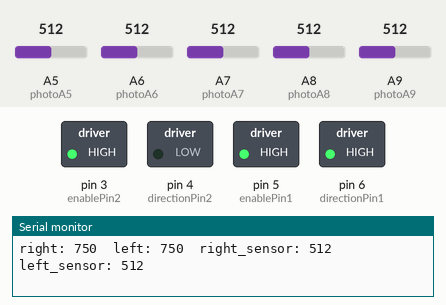
A sketch run on a simulated Teensy 4. On the bench: switched loads named in the sketch (green lamp = pin HIGH), the last lines printed to the serial monitor. The test bench sets the inputs (shaded band); at power-on: A8 (photoA8) = 512, A5 (photoA5) = 512, A6 (photoA6) = 512, A7 (photoA7) = 512, A9 (photoA9) = 512.

Above: at 1.2 s.
1.3 s: A8 (photoA8) set to 411
2.8 s: A8 (photoA8) set to 389
At 3.06 s:
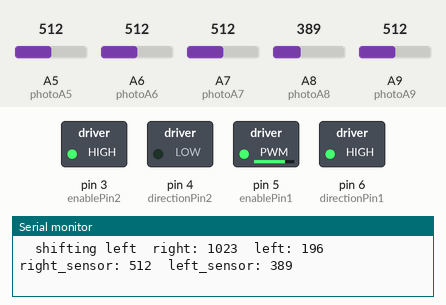
At 5.2 s:
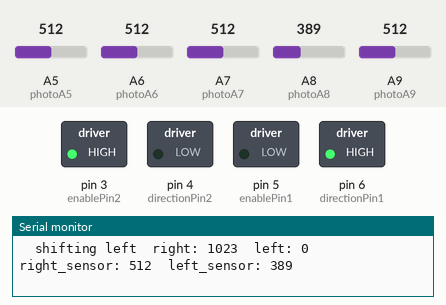
Timing chart, 0 to 6.7 s (numbered marks = the images above; inputs shaded):
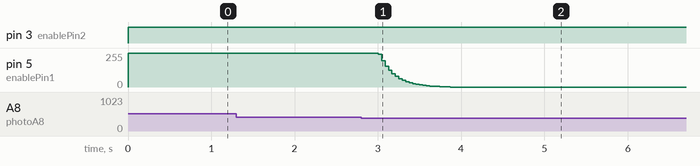

The sketch:

line_follow.ino
```cpp
//Lab 2 Part 4
//Drives two DC motors
//Speed of motor is set in code
//CURRENTLY WHAT THIS DOES:
//TEENSY READS VALUES FROM THE PHOTOTRANSISTOR
//RUNS MOTORS

/*---------------Module Defines-----------------------------*/
//NEED TO FILL IN THESE VALUES
//low and high values defined for hysteresis

#define BLACK_THRESHOLD_LOW    40 //placeholder value
#define BLACK_THRESHOLD_HIGH   400 //placeholder value
#define GREY_THRESHOLD_LOW
#define GREY_THRESHOLD_HIGH
#define GREEN_THRESHOLD_LOW
#define GREEN_THRESHOLD_HIGH

//Teensy pins to connect to L293 enable and direction pins
const int enablePin1 = 5;    //set the enable pin to motor
const int directionPin1 = 6;  //set the direction pin to motor
const int enablePin2 = 3;
const int directionPin2 = 4;

//Teensy pins to connect to OPB704WZ phototransistor outupt
const int photoA9 = A9;
const int photoA8 = A8;
const int photoA7 = A7;
const int photoA6 = A6;
const int photoA5 = A5;

////Direction pin initializations
//int directionOutput1 = LOW;  //initialize direction pin to HIGH
//int directionOutput2 = HIGH;

//initialize variable to store phototransistor output value
int frontLineSensorLeft = 0;
int frontLineSensorRight = 0;
int backLineSensorLeft = 0;
int backLineSensorRight = 0;
int sideLineSensor = 0;

//set motor speed
int leftMotorSpeed = 750;
int rightMotorSpeed = 750;
int motor_baseline = 750;
double speedAdjust = 1.25;


/*---------------State Definitions--------------------------*/
typedef enum {
  STATE_MOVE_FORWARD, STATE_MOVE_REVERSE, STATE_MOVE_NORTH
} States_t;

/*---------------Module Variables---------------------------*/
States_t state;
int counter = 0;

void setup() {
  Serial.begin(9600);
  initializePins();
  state = STATE_MOVE_FORWARD;

}

void initializePins(){
  pinMode(directionPin1, OUTPUT); //set direction pin as output
  pinMode(directionPin2, OUTPUT); //set direction pin as output
  digitalWrite(directionPin1, HIGH); //initialize direction pin 1 to HIGH
  digitalWrite(directionPin2, LOW); //initialize direction pin 2 to LOW
}

void readLineSensors(){
//Teensy reads value from phototransistor in OPB704WZ
  frontLineSensorLeft = analogRead(photoA8);
  frontLineSensorRight = analogRead(photoA9);
  backLineSensorLeft = analogRead(photoA6);
  backLineSensorRight = analogRead(photoA7);
  sideLineSensor = analogRead(photoA5);
  //Serial.println(frontLineSensorLeft);
}

void loop() {
 switch (state) {
    case STATE_MOVE_FORWARD:
      stateForward ();
      break;
    case STATE_MOVE_REVERSE:
      stateReverse();
      break;
//    case STATE_MOVE_NORTH:
//      stateNorth();
//      break;
    default:    // Should never get into an unhandled state
      Serial.println("What is this I do not even...");
  }
}

void stateForward (){
  Serial.print("right: ");
  Serial.print(rightMotorSpeed);
  Serial.print("  left: ");
  Serial.print(leftMotorSpeed);
  Serial.print("  right_sensor: ");
  Serial.print(frontLineSensorRight);
  Serial.print("  left_sensor: ");
  Serial.println(frontLineSensorLeft);
   readLineSensors();
   runMotorsForward ();

//   if (blackTape(sideLineSensor)) state = STATE_MOVE_REVERSE;
}

void stateReverse(){
   runMotorsReverse();
}

void runMotorsForward (){
  //Run the motors Forward : Motor 1 is positive, Motor 2 is negative
  //Set direction to Forward
  digitalWrite(directionPin1, HIGH);
  digitalWrite(directionPin2, LOW);

  //Adjust speed
  adjustSpeedForward ();
  analogWrite(enablePin1, leftMotorSpeed);
  analogWrite(enablePin2, rightMotorSpeed);
}

void runMotorsReverse(){
  //Run the motors Forward : Motor 1 is negative, Motor 2 is positive

  //set driection to Reverse
  digitalWrite(directionPin1, HIGH);
  digitalWrite(directionPin2, LOW);

  //Adjust speed
  adjustSpeedReverse();
  analogWrite(enablePin1, leftMotorSpeed);
  analogWrite(enablePin2, rightMotorSpeed);
}

void adjustSpeedForward (){
  if (blackTape(frontLineSensorLeft)) {
    shiftLeft();
  }
  else if (blackTape(frontLineSensorRight)){
    shiftRight();
  }
  else {
    leftMotorSpeed = motor_baseline;
    rightMotorSpeed = motor_baseline;
  }
}

void adjustSpeedReverse(){
  if (blackTape(backLineSensorLeft)) {
    shiftLeft();
  } else if (blackTape(backLineSensorRight)){
    shiftRight();
  }
}

void shiftRight(){
  delay(40);
  Serial.print("  shifting right  ");
  rightMotorSpeed = max(0,rightMotorSpeed/speedAdjust);
  leftMotorSpeed = min(1023,leftMotorSpeed*speedAdjust);
}

void shiftLeft(){
  delay(40);
  Serial.print("  shifting left  ");
  leftMotorSpeed = max(0,leftMotorSpeed/speedAdjust);
  rightMotorSpeed = min(1023,rightMotorSpeed*speedAdjust);
}

unsigned char blackTape(int lineSensor){
  if (lineSensor > BLACK_THRESHOLD_LOW and lineSensor < BLACK_THRESHOLD_HIGH)
  return true;
  else return false;
}
```

Measured:
- the behaviour switches between 400 and 399 on A8 (photoA8) (found by bisection; images 0 and 1)
- after the input at 2.8 s, pin 5 (enablePin1): moves from 255/255 to 0/255 over 0.86 s, starting after 0.21 s
